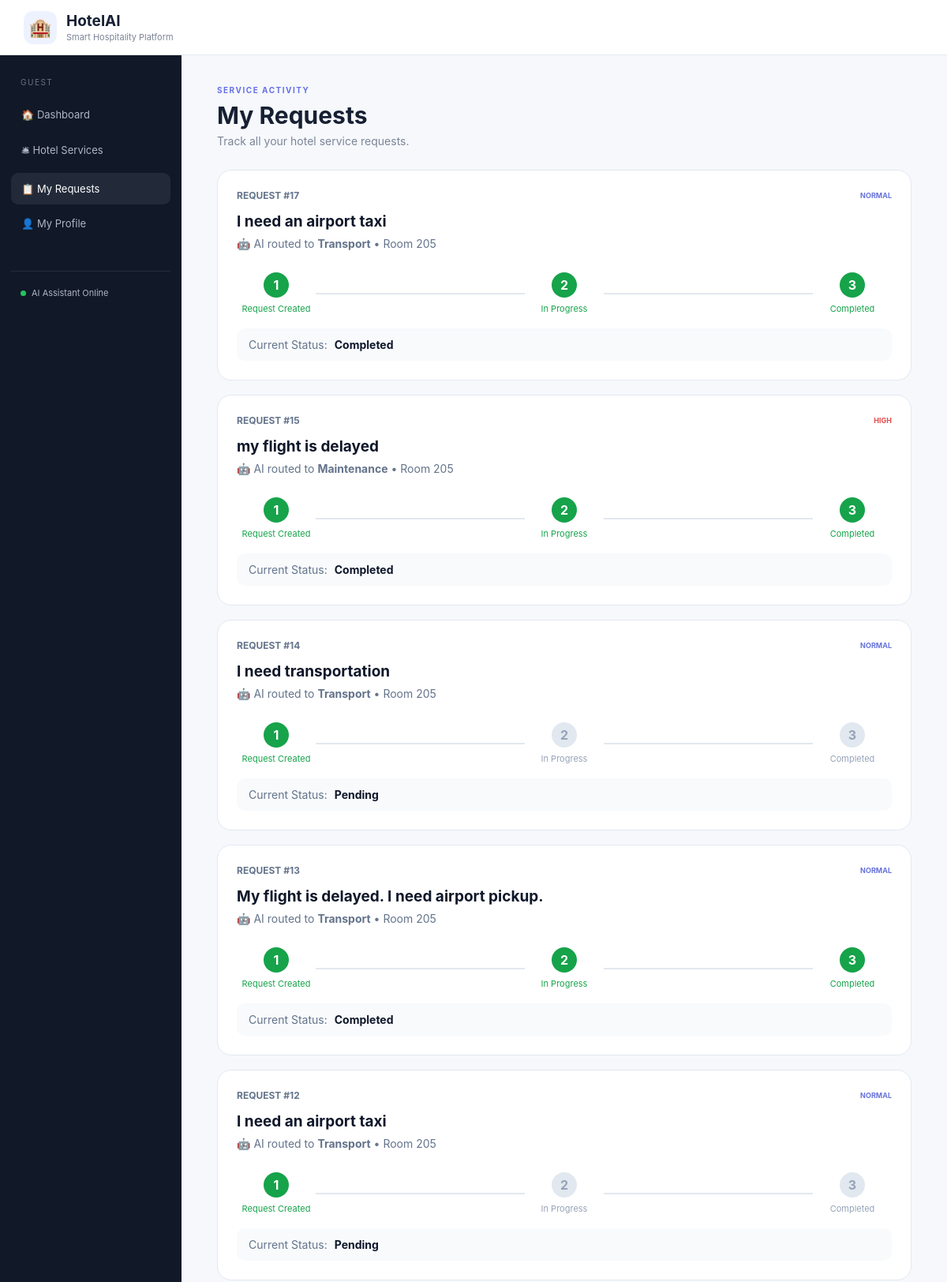
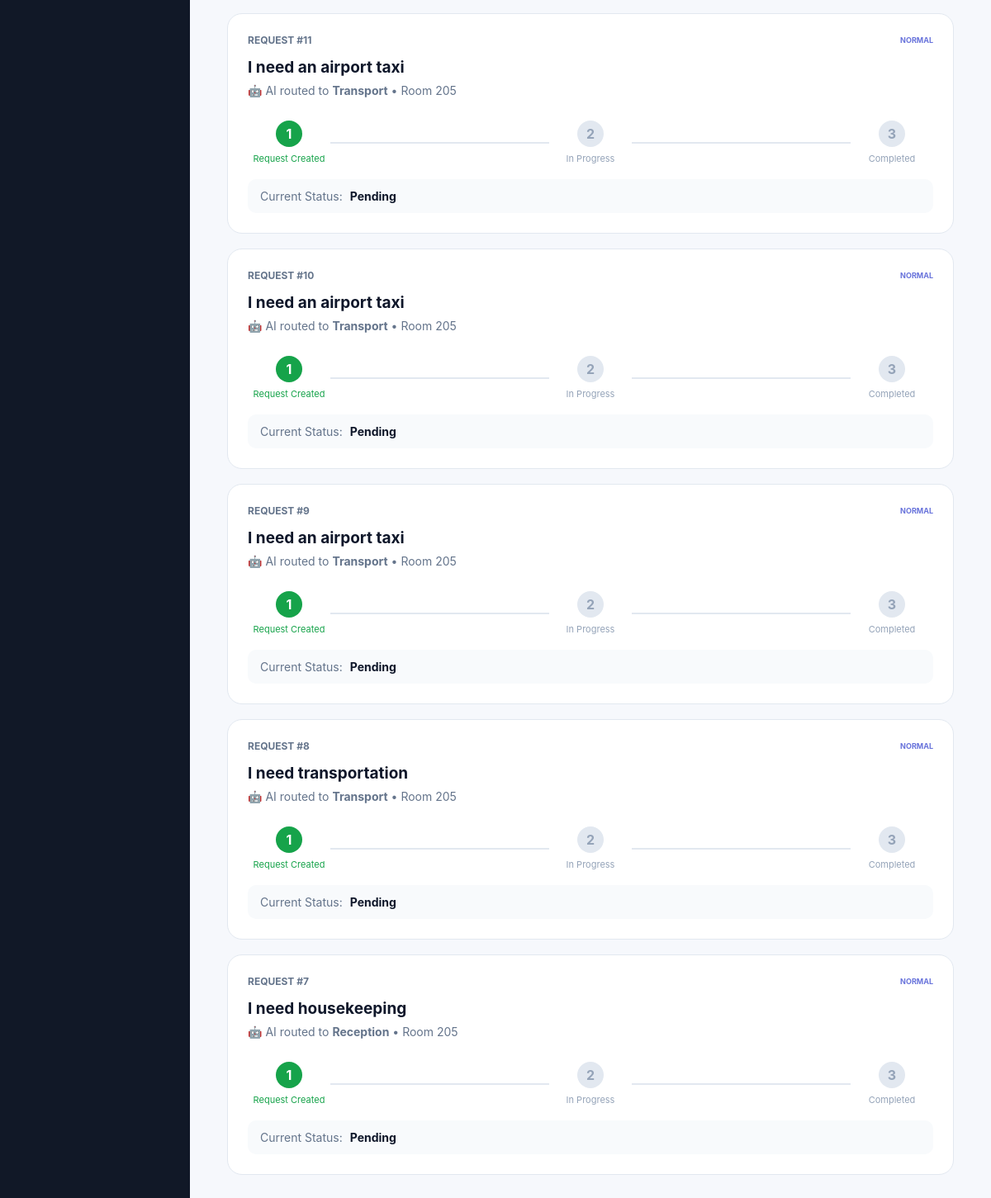
The app's page /requests with its own data (2 pictures, top to bottom).
### tables this page shows
CREATE TABLE requests (
            id INTEGER PRIMARY KEY AUTOINCREMENT,
            user_id INTEGER,
            room TEXT,
            message TEXT NOT NULL,
            department TEXT,
            priority TEXT DEFAULT 'Normal',
            status TEXT DEFAULT 'Pending',
            created_at TIMESTAMP DEFAULT CURRENT_TIMESTAMP
        );

### app.py (the view)
@app.route("/requests")
def requests_page():
    user_id = session.get("user_id", 1)
    connection = get_db_connection()
    requests_list = connection.execute(
        """
        SELECT *
        FROM requests
        WHERE user_id = ?
        ORDER BY id DESC
        """,
        (user_id,)
    ).fetchall()
    connection.close()
    return render_template(
        "requests.html",
        requests=requests_list
    )

### database.py (called while the page is built)
def get_db_connection():
    connection = sqlite3.connect(Config.DATABASE)
    connection.row_factory = sqlite3.Row
    return connection

### templates/requests.html (shortened to what this page needs)
{% extends "layout.html" %}
{% block content %}
<div class="app-layout">
    <aside class="sidebar">
        <div class="side-title">GUEST</div>
        <a href="/guest">🏠 Dashboard</a>
        <a href="/services">🛎 Hotel Services</a>
        <a class="active" href="/requests">📋 My Requests</a>
        <a href="/profile">👤 My Profile</a>
        <div class="side-bottom">
            <div class="online">
                <span></span>
                AI Assistant Online
            </div>
        </div>
    </aside>
    <main class="main">
        <div class="page-header">
            <div>
                <p class="eyebrow">SERVICE ACTIVITY</p>
                <h1>My Requests</h1>
                <p>
                    Track all your hotel service requests.
                </p>
            </div>
        </div>
        {% if requests %}
            <div class="request-history">
                {% for item in requests %}
                <div class="history-card">
                    <div class="history-top">
                        <span class="request-id">
                            REQUEST #{{ item["id"] }}
                        </span>
                        <span class="priority
                            {% if item["priority"] == "High" or item["priority"] == "Critical" %}
                                high
                            {% else %}
                                normal
                            {% endif %}
                        ">
                            {{ item["priority"] }}
                        </span>
                    </div>
                    <h2>
                        {{ item["message"] }}
                    </h2>
                    <p class="request-department">
                        🤖 AI routed to
                        <strong>{{ item["department"] }}</strong>
                        • Room {{ item["room"] }}
                    </p>
                    <div class="status-timeline">
                        <div class="timeline-step
                            {% if item["status"] in ["Pending", "In Progress", "Completed"] %}
                                active
                            {% endif %}
                        ">
                            <span>1</span>
                            <small>
                                Request Created
                            </small>
                        </div>
                        <div class="timeline-line"></div>
                        <div class="timeline-step
                            {% if item["status"] in ["In Progress", "Completed"] %}
                                active
                            {% endif %}
                        ">
                            <span>2</span>
                            <small>
                                In Progress
                            </small>
                        </div>
                        <div class="timeline-line"></div>
                        <div class="timeline-step
                            {% if item["status"] == "Completed" %}
                                active
                            {% endif %}
                        ">
                            <span>3</span>
                            <small>
                                Completed
                            </small>
                        </div>
                    </div>
                    <div class="current-status">
                        Current Status:
                        <strong>
                            {{ item["status"] }}
                        </strong>
                    </div>
                </div>
                {% endfor %}
            </div>
        {% endif %}
    </main>
</div>
{% endblock %}

### static/css/style.css (style rules this page uses)
* { box-sizing: border-box; margin: 0; padding: 0; }
body { font-family: Inter, Arial, sans-serif; background: #f6f8fc; color: #172033; }
a { text-decoration: none; color: inherit; }
.app-layout { display: flex; min-height: calc(100vh - 70px); }
.sidebar { width: 230px; background: #111827; padding: 28px 14px; color: #aeb6c7; flex-shrink: 0; }
.side-title { font-size: 10px; letter-spacing: 1.5px; color: #697386; padding: 0 12px; margin-bottom: 15px; }
.sidebar a { display: block; padding: 12px 13px; border-radius: 9px; margin-bottom: 4px; font-size: 13px; }
.sidebar a:hover, .sidebar a.active { background: #222a3a; color: white; }
.side-bottom { margin-top: 40px; border-top: 1px solid #242c3b; padding: 20px 12px; }
.online { font-size: 11px; display: flex; gap: 7px; align-items: center; }
.online span, .live-status span { width: 7px; height: 7px; border-radius: 50%; background: #22c55e; display: inline-block; }
.main { flex: 1; padding: 38px 45px; max-width: 1450px; }
.page-header { display: flex; justify-content: space-between; align-items: flex-start; margin-bottom: 28px; }
.eyebrow { font-size: 10px; letter-spacing: 1.5px; font-weight: bold; color: #6670e8; margin-bottom: 8px; }
.page-header h1 { font-size: 30px; margin-bottom: 6px; }
.page-header p:not(.eyebrow) { color: #7c8597; font-size: 14px; }
.request-id { color: #9ba2b1; font-size: 10px; margin-right: 7px; }
.priority { font-size: 9px; font-weight: bold; text-transform: uppercase; }
.priority.high { color: #e14d4d; }
.priority.normal { color: #6873db; }
.request-history { display: flex; flex-direction: column; gap: 18px; }
.history-card { background: white; border: 1px solid #e2e8f0; border-radius: 18px; padding: 24px; }
.history-top { display: flex; justify-content: space-between; align-items: center; }
.request-id { font-size: 12px; font-weight: 700; color: #64748b; }
.history-card h2 { margin: 14px 0 8px; font-size: 19px; color: #0f172a; }
.request-department { color: #64748b; font-size: 14px; }
.status-timeline { display: flex; align-items: center; margin: 28px 0 18px; }
.timeline-step { display: flex; flex-direction: column; align-items: center; gap: 7px; min-width: 100px; color: #94a3b8; }
.timeline-step span { width: 32px; height: 32px; border-radius: 50%; display: flex; align-items: center; justify-content: center; background: #e2e8f0; font-weight: 700; }
.timeline-step.active span { background: #16a34a; color: white; }
.timeline-step.active { color: #16a34a; }
.timeline-step small { font-size: 11px; text-align: center; }
.timeline-line { flex: 1; height: 2px; background: #e2e8f0; }
.current-status { padding: 12px 15px; background: #f8fafc; border-radius: 10px; font-size: 14px; color: #64748b; }
.current-status strong { color: #0f172a; margin-left: 5px; }

### records on screen
requests: id "17", priority "NORMAL", message "I need an airport taxi", department "Transport", room "205", status "Completed"
requests: id "15", priority "HIGH", message "my flight is delayed", department "Maintenance", room "205", status "Completed"
requests: id "14", priority "NORMAL", message "I need transportation", department "Transport", room "205", status "Pending"
requests: id "13", priority "NORMAL", message "My flight is delayed. I need airport pickup.", department "Transport", room "205", status "Completed"
requests: id "12", priority "NORMAL", message "I need an airport taxi", department "Transport", room "205", status "Pending"
requests: id "11", priority "NORMAL", message "I need an airport taxi", department "Transport", room "205", status "Pending"
requests: id "10", priority "NORMAL", message "I need an airport taxi", department "Transport", room "205", status "Pending"
requests: id "9", priority "NORMAL", message "I need an airport taxi", department "Transport", room "205", status "Pending"
requests: id "8", priority "NORMAL", message "I need transportation", department "Transport", room "205", status "Pending"
requests: id "7", priority "NORMAL", message "I need housekeeping", department "Reception", room "205", status "Pending"
